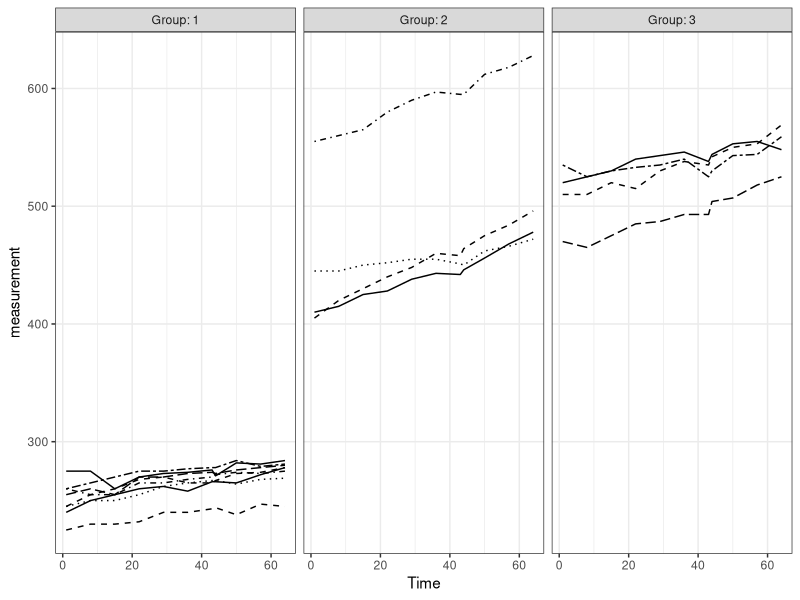
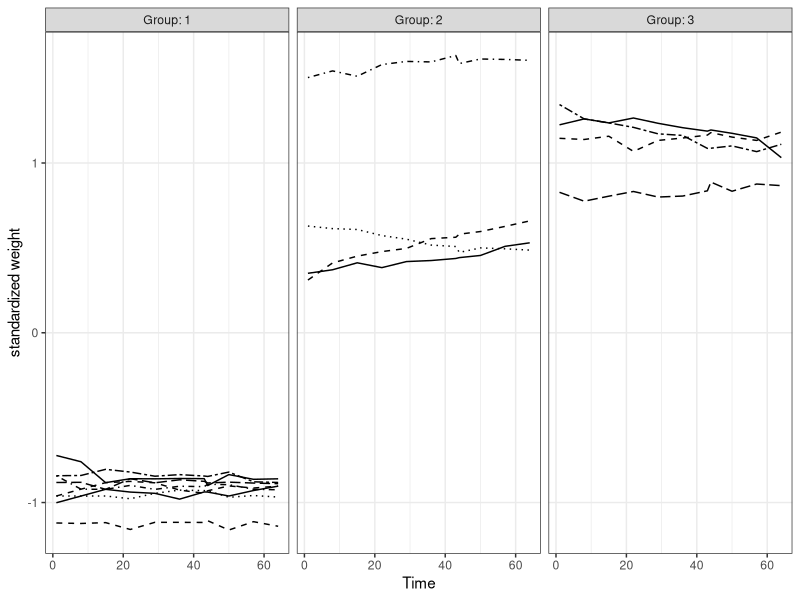
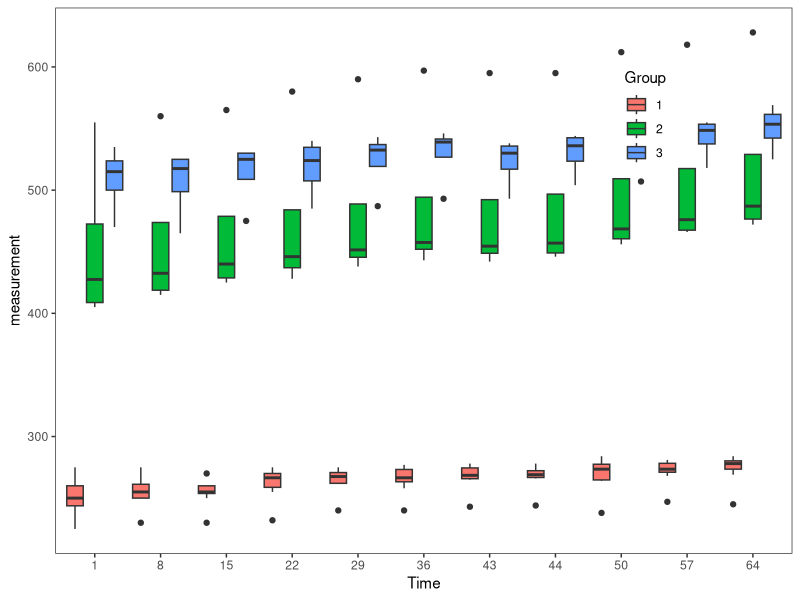
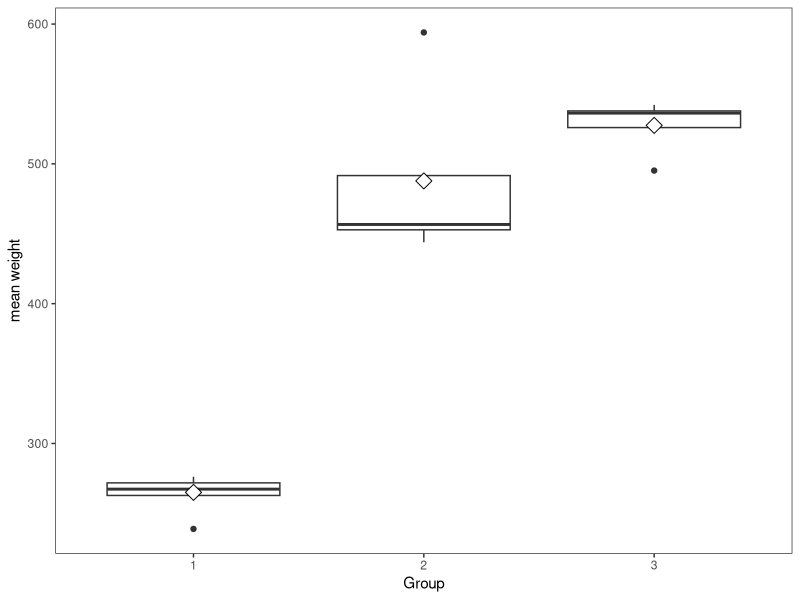

These figures' R source, in order:
## ---- chunk 1
# read and plot rat data
library(readr)
library(tidyverse)
library(ggplot2)

rats = read_csv('data/rats.csv')
rats$ID = factor(rats$ID)
rats$Group = factor(rats$Group)

for(d in c(1,8,15,22,29,36,43,44,50,57,64)){
  rats$Time[rats$Time== paste0('WD', d)] = d
}
rats$Time = as.numeric(rats$Time)

p1 <- ggplot(rats, aes(x = Time, y = measurement, linetype = ID))
p2 <- p1 + geom_line() + scale_linetype_manual(values = rep(1:8, times=4))
p3 <- p2 + facet_grid(. ~ Group, labeller = label_both)
p4 <- p3 + theme_bw() + theme(legend.position = "none")
p5 <- p4 + theme(panel.grid.minor.y = element_blank())
p6 <- p5 + scale_y_continuous(limits = c(min(rats$measurement), max(rats$measurement)))
print(p6)
## ---- chunk 2
# Standardise the scores:
rats <- rats %>%
  group_by(Time) %>%
  mutate( std_weight = (measurement - mean(measurement))/sd(measurement) ) %>%
  ungroup()

p1 <- ggplot(rats, aes(x = Time, y = std_weight, linetype = ID))
p2 <- p1 + geom_line() + scale_linetype_manual(values = rep(1:8, times=4))
p3 <- p2 + facet_grid(. ~ Group, labeller = label_both)
p4 <- p3 + theme_bw() + theme(legend.position = "none")
p5 <- p4 + theme(panel.grid.minor.y = element_blank())
p6 <- p5 + scale_y_continuous(name = "standardized weight")
print(p6)
## ---- chunk 3
p1 <- ggplot(rats, aes(x = factor(Time), y = measurement, fill = Group))
p2 <- p1 + geom_boxplot(position = position_dodge(width = 0.9))
p3 <- p2 + theme_bw() + theme(panel.grid.major = element_blank(), panel.grid.minor = element_blank())
p4 <- p3 + theme(legend.position = c(0.8,0.8))
p5 <- p4 + scale_x_discrete(name = "Time")
p5
## ---- chunk 4
rats2 <- rats %>%
  filter(Time > 1) %>%
  group_by(Group, ID) %>%
  summarise( mean=mean(measurement) ) %>%
  ungroup()

p1 <- ggplot(rats2, aes(x = Group, y = mean))
p2 <- p1 + geom_boxplot()
p3 <- p2 + theme_bw() + theme(panel.grid.major = element_blank(), panel.grid.minor = element_blank())
p4 <- p3 + stat_summary(fun.y = "mean", geom = "point", shape=23, size=4, fill = "white")
p5 <- p4 + scale_y_continuous(name = "mean weight")
p5
## ---- chunk 5
rats2a = rats2[rats2$Group!='1',]
t.test(mean ~ Group, data = rats2a, var.equal = TRUE)

rats2b = rats2[rats2$Group!='2',]
t.test(mean ~ Group, data = rats2b, var.equal = TRUE)

rats2c = rats2[rats2$Group!='3',]
t.test(mean ~ Group, data = rats2c, var.equal = TRUE)

## ---- chunk 6
# Add the baseline from the original data as a new variable to the summary data:

baseline <- rats$measurement[rats$Time==1]
rats3 <- rats2 %>%
  mutate(baseline)

# Fit the ANCOVA model and see the results:

fit <- lm(mean ~ baseline + Group, data = rats3)

summary(fit)
anova(fit)
